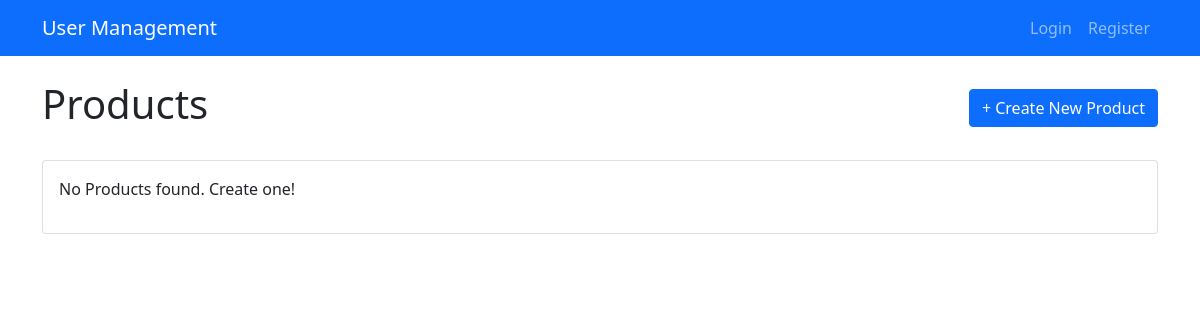
/products/list/, run on an earlier commit of the app's database.
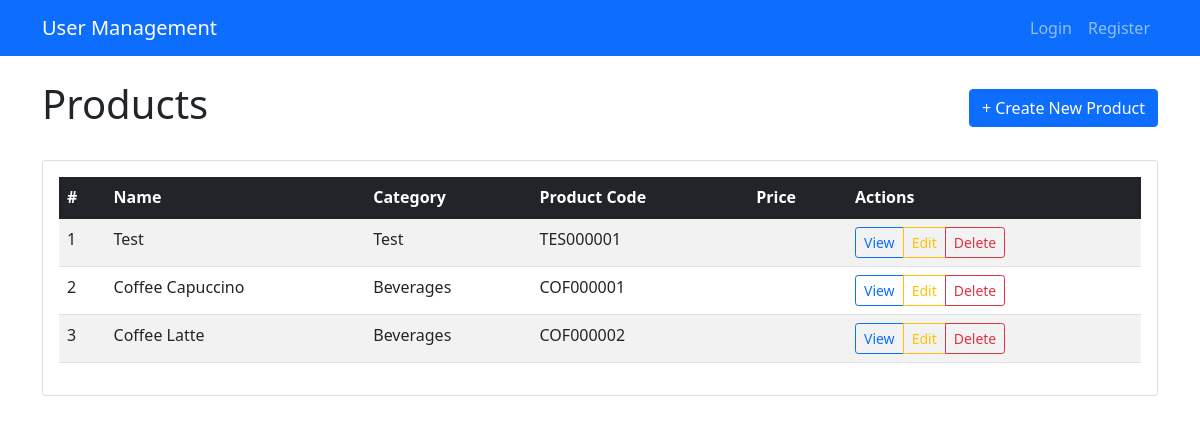
And on a later commit of the database.
### products/models.py (models this page shows, shortened)
class Product(models.Model):
    name = models.CharField(max_length=255, unique=True)
    category = models.ForeignKey(Category, on_delete=models.SET_NULL, null=True, related_name="products")
    sku = models.CharField(max_length=50, unique=True, editable=False)
    description = models.TextField(blank=True)
    price = models.DecimalField(max_digits=10, decimal_places=2)
    created_by = models.ForeignKey(CustomUser, on_delete=models.SET_NULL, null=True, blank=True)
    created_at = models.DateTimeField(auto_now_add=True)
    updated_at = models.DateTimeField(auto_now=True)
    is_active = models.BooleanField(default=True)
    class Meta:
        db_table = 'products'
        indexes = [
            models.Index(fields=["name"]),
            models.Index(fields=["sku"]),
        ]

class Category(models.Model):
    name = models.CharField(max_length=100, unique=True)
    description = models.TextField()
    created_by = models.ForeignKey(CustomUser, on_delete=models.SET_NULL, null=True, blank=True)
    created_at = models.DateTimeField(auto_now_add=True)
    updated_at = models.DateTimeField(auto_now=True)
    class Meta:
        db_table = 'categories'

### products/views.py (the view)
# urls.py: path('list/', views.list_product, name='list_product'),
def list_product(request):
    products =  Product.objects.all()
    context =  {'products': products}
    return render(request, 'products/products_list.html', context)

### templates/products/products_list.html (shortened to what this page needs)
{% extends 'partials/base.html' %}
{% block content %}
<div class="d-flex justify-content-between align-items-center mb-4">
    <h1>Products</h1>
    <a href="{% url 'create_product' %}" class="btn btn-primary">+ Create New Product</a>
</div>
<div class="card">
    <div class="card-body">
        {% if products %}
            <div class="table-responsive">
                <table class="table table-striped table-hover">
                    <thead class="table-dark">
                        <tr>
                            <th>#</th>
                            <th>Name</th>
                            <th>Category</th>
                            <th>Product Code</th>
                            <th>Price</th>
                            <th>Actions</th>
                        </tr>
                    </thead>
                    <tbody>
                        {% for product in products %}
                        <tr>
                            <td>{{ forloop.counter }}</td>
                            <td>{{ product.name }}</td>
                            <td>{{ product.category.name }}</td>
                            <td>{{ product.sku }}</td>
                            <td>{{ product.selling_price }}</td>
                            <td>
                                <div class="btn-group btn-group-sm" role="group">
                                    <a href="#" class="btn btn-outline-primary btn-sm" title="View">View</a>
                                    <a href="{% url 'edit_product' product.pk %}" class="btn btn-outline-warning btn-sm" title="Edit">Edit</a>
                                    <button type="button"
                                            class="btn btn-outline-danger btn-sm"
                                            data-bs-toggle="modal"
                                            data-bs-target="#deleteModal{{ product.pk }}">
                                        Delete
                                    </button>
                                </div>
                            </td>
                        </tr>
                        {% endfor %}
                    </tbody>
                </table>
            </div>
        {% else %}
            <p>No Products found. Create one!</p>
        {% endif %}
    </div>
</div>
{% endblock %}

What changed in the data, as far as the page shows it:
added Product: name "Test", category.name "Test", sku "TES000001"
added Product: name "Coffee Capuccino", category.name "Beverages", sku "COF000001"
added Product: name "Coffee Latte", category.name "Beverages", sku "COF000002"
Also different on the page:
text no longer shown: "No Products found. Create one!"
text now shown: "# Name Category Product Code Price Actions"
